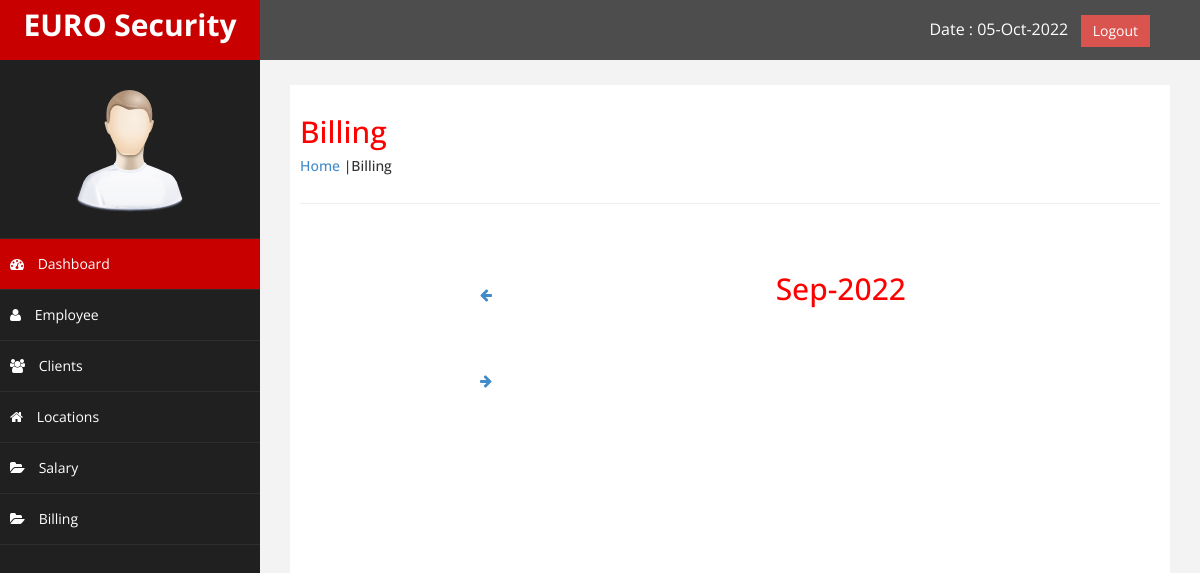
The page /billing.php (signed in) on the database as committed earlier.
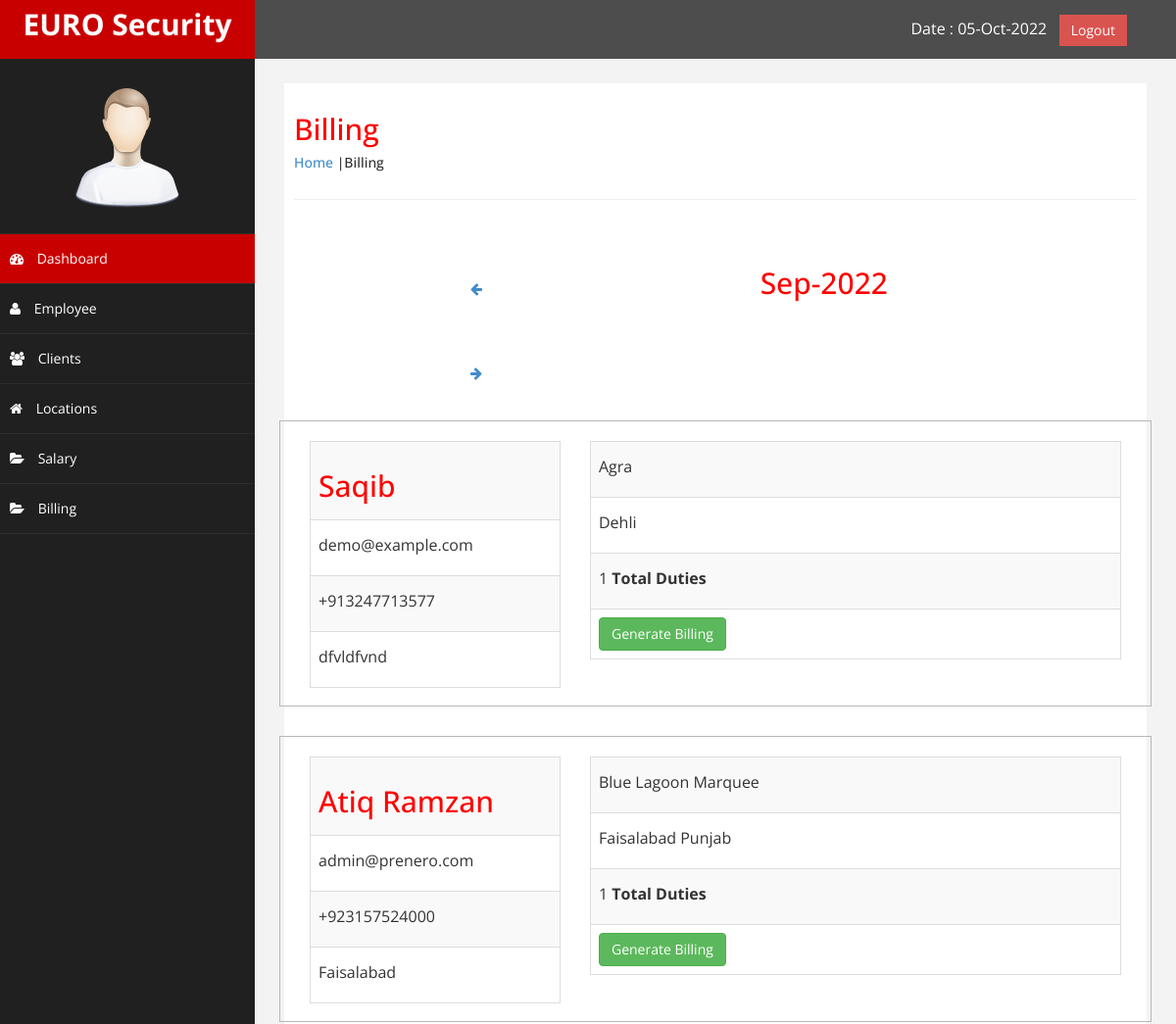
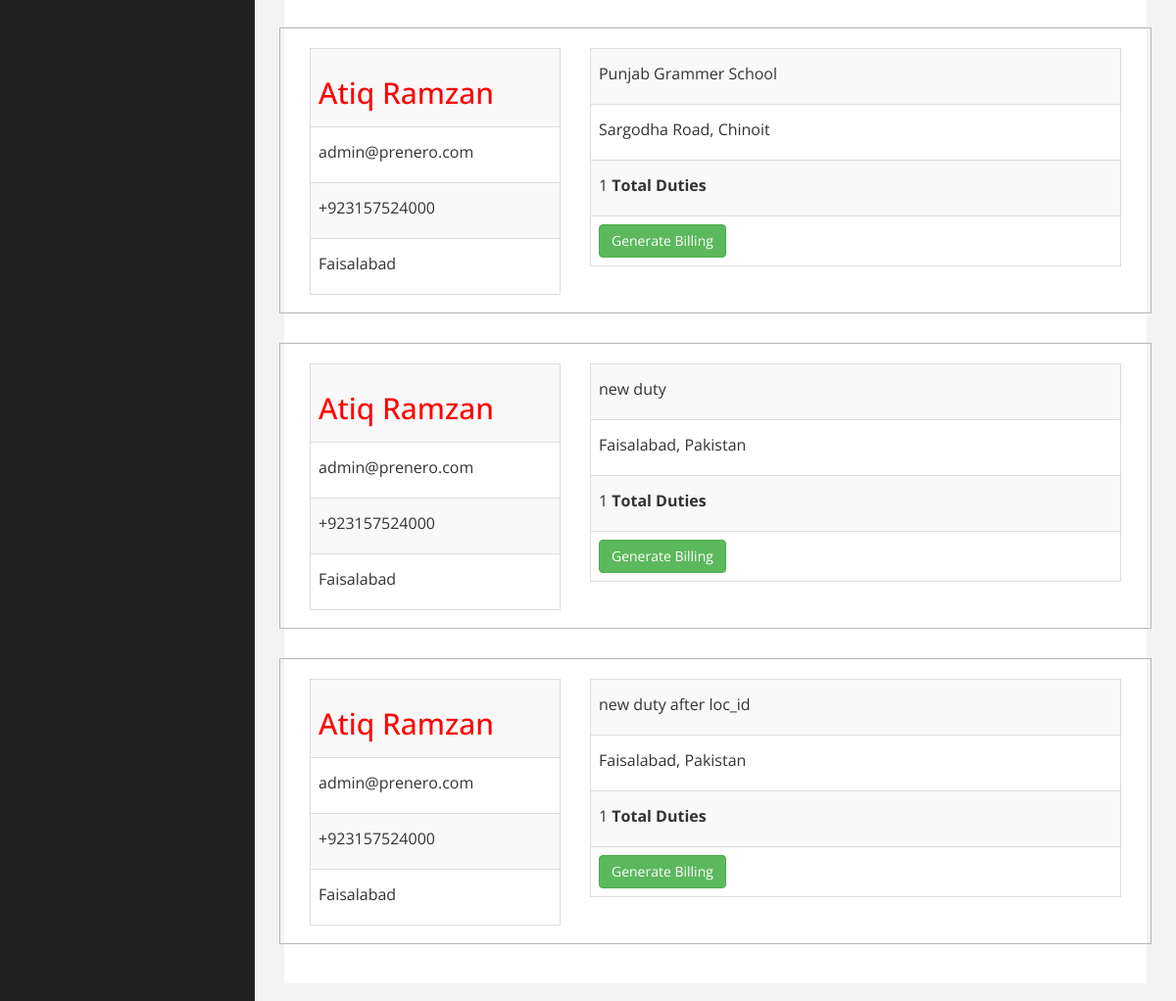
The same page on the database as committed later (2 pictures, top to bottom).
### tables this page shows
CREATE TABLE `clients` (
  `client_id` int(55) NOT NULL,
  `client_name` varchar(255) NOT NULL,
  `client_email` varchar(255) NOT NULL,
  `client_phone` varchar(255) NOT NULL,
  `password` varchar(255) NOT NULL,
  `other_details` varchar(255) NOT NULL,
  `client_address` varchar(255) NOT NULL,
  `gst_num` varchar(20) NOT NULL,
  `pan_num` varchar(20) NOT NULL,
  `date_added` datetime NOT NULL
);

CREATE TABLE `locations` (
  `loc_id` int(55) NOT NULL,
  `duty_title` varchar(255) NOT NULL,
  `client_id` int(55) NOT NULL,
  `duty_address` varchar(255) NOT NULL,
  `duty_timing` varchar(20) NOT NULL,
  `guard_type` varchar(20) NOT NULL,
  `cost_client` varchar(20) NOT NULL,
  `date_added` date NOT NULL
);

### billing.php (the view, shortened to what this page needs)
<?php
include('config.php');
include ('header.php');
include('sidebar.php');
?>
  <div id="page-wrapper" >
	  <div id="page-inner">
		  <div class="row">
			  <div class="col-md-12">
				  <h2>Billing </h2>
				  <h5><a href="dashboard.php">Home</a> |Billing</h5>
			  </div>
		  </div>
		  <hr />
		  <div class="row">
			  <div class="col-md-12">
				  <ul class="area_arrow">
				  <li> <a href="#"><i class="fa fa-arrow-left" aria-hidden="true"></i> </a> </li>
					  <li>  <h2 align="center">Sep-2022</h2>  </li>
					  <li> <a href="#"><i class="fa fa-arrow-right" aria-hidden="true"></i> </a> </li>
				  </ul>
					</div>
				    <?php
								$sql = "SELECT
										clients.client_id,
										clients.client_name,
										clients.client_email,
										clients.client_phone,
										clients.`password`,
										clients.other_details,
										clients.client_address,
										clients.gst_num,
										clients.pan_num,
										clients.date_added,
										locations.loc_id,
										locations.client_id,
										locations.duty_title,
										locations.duty_address,
										locations.duty_timing,
										locations.guard_type,
										locations.cost_client,
										locations.date_added,
										duties.duty_id,
										duties.client_id,
										duties.duty_status,
										duties.employee_code
									FROM
										clients
										INNER JOIN
										locations
										INNER JOIN
										duties
									WHERE
										clients.client_id = locations.client_id AND
										duties.client_id = clients.client_id ";
								$result = $connect->query($sql);
									while($crow = mysqli_fetch_array($result)){
				  ?>
		   <div class="col-md-12" style="padding-bottom: 20px; padding-top: 20px; border: 1px solid #B7B7B7; margin-bottom: 30px;">
		  		<div class="col-lg-4 float-left" style="height: 250px;">
					<table class="table table-striped table-bordered table-hover">
					  <tbody>
						<tr>
						  <td><h2><?php echo $crow['client_name']; ?></h2></td>
						</tr>
						<tr>
						  <td><p><?php echo $crow['client_email']; ?> </p></td>
						</tr>
						<tr>
						  <td><p><?php echo $crow['client_phone']; ?> </p></td>
						</tr>
						<tr>
						  <td><p><?php echo $crow['client_address']; ?> </p></td>
						</tr>
					  </tbody>
					</table>
				  </div>
		  			<div class="col-lg-8 float-left" style="height: 250px;">
						<table class="table table-striped table-bordered table-hover">
						  <tbody>
							<tr>
							  <td><p><?php echo $crow['duty_title']; ?> </p></td>
							</tr>
							<tr>
							  <td><p><?php echo $crow['duty_address']; ?> </p></td>
							</tr>
							<tr>
                            <?php
							$myClientId = $crow['client_id'];
								$salaryquery=mysqli_query($connect,"select * from `duties` ");
												$myDuties = 0;
												while($salaryrow = mysqli_fetch_array($salaryquery)){
													if($salaryrow['duty_status'] == 'Present' && $salaryrow['client_id'] == $myClientId){
													$myDuties += 1;
													}
												}
							?>
							  <td> <p><?php echo $myDuties  ?> <strong>Total Duties</strong> </p></td>
							</tr>
							<tr>
							  <td><a href="client-details.php?client_id=<?php echo $crow['client_id'];?>"><input type="button" value="Generate Billing" class="btn btn-success"></a></td>
							</tr>
						  </tbody>
						</table>
				  </div>
				 </div>
		  <?php
									}
        ?>
                </div>
            </div>
    </div>
            </div>
<?php
include('footer.php');
?>

Rows that differ between the two databases and show on the page:
now on this page (row unchanged): clients: client_name "Saqib", client_email "demo@example.com", client_phone "+913247713577", client_address "dfvldfvnd", locations.duty_title "Agra", locations.duty_address "Dehli", myDuties "1"
added clients: client_name "Atiq Ramzan", client_email "admin@prenero.com", client_phone "+923157524000", client_address "Faisalabad", locations.duty_title "Blue Lagoon Marquee", locations.duty_address "Faisalabad Punjab", myDuties "1", locations.duty_title "Punjab Grammer School", locations.duty_address "Sargodha Road, Chinoit", locations.duty_title "new duty", locations.duty_address "Faisalabad, Pakistan", locations.duty_title "new duty after loc_id"
